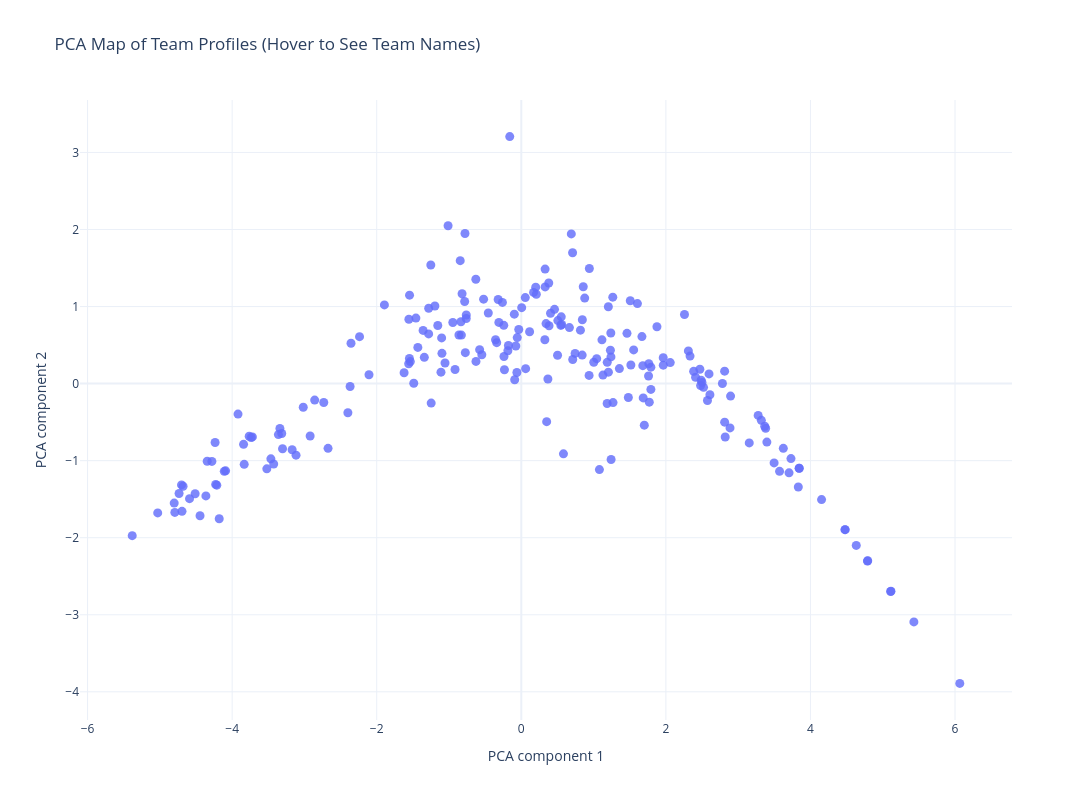

Notebook cell for this chart:
### Code cell
profile_features = [
    "matches",
    "avg_goals_for",
    "avg_goals_against",
    "avg_goal_diff",
    "avg_points",
    "win_rate",
    "draw_rate",
    "loss_rate",
]

profile_matrix = team_profile[profile_features].copy()

profile_scaler = StandardScaler()
profile_scaled = profile_scaler.fit_transform(profile_matrix)

pca = PCA(n_components=2, random_state=42)
team_profile_pca = pca.fit_transform(profile_scaled)

team_profile["pca_1"] = team_profile_pca[:, 0]
team_profile["pca_2"] = team_profile_pca[:, 1]

save_clean_static_scatter(
    team_profile,
    x_col="pca_1",
    y_col="pca_2",
    title="PCA Map of Team Profiles",
    x_label="PCA component 1",
    y_label="PCA component 2",
    png_path=EXTRA_FIGURES_DIR / "16_team_profile_pca_map_clean.png",
)

save_interactive_team_scatter(
    team_profile,
    x_col="pca_1",
    y_col="pca_2",
    title="PCA Map of Team Profiles (Hover to See Team Names)",
    x_label="PCA component 1",
    y_label="PCA component 2",
    html_path=INTERACTIVE_FIGURES_DIR / "16_team_profile_pca_map_interactive.html",
    extra_hover_cols=profile_features,
)

pca_summary = pd.DataFrame({
    "component": ["PC1", "PC2"],
    "explained_variance_ratio": pca.explained_variance_ratio_,
})

display(pca_summary)
pca_summary.to_csv(TABLES_DIR / "team_profile_pca_summary.csv", index=False)
print("Saved:", TABLES_DIR / "team_profile_pca_summary.csv")

### Figure 1 — Plotly figure (JSON) as saved in the notebook; plotly's stock layout.template omitted (floating-point values rounded to 4 significant figures; data arrays with more than 128 entries replaced by an {"elided": "..."} marker saying what was removed)
{"data": [{"customdata": {"elided": "216x8 float values"}, "hovertemplate": "<b>%{hovertext}</b><br><br>pca_1=%{x}<br>pca_2=%{y}<br>matches=%{customdata[0]}<br>avg_goals_for=%{customdata[1]}<br>avg_goals_against=%{customdata[2]}<br>avg_goal_diff=%{customdata[3]}<br>avg_points=%{customdata[4]}<br>win_rate=%{customdata[5]}<br>draw_rate=%{customdata[6]}<br>loss_rate=%{customdata[7]}<extra></extra>", "hovertext": {"elided": "216 str values"}, "legendgroup": "", "marker": {"color": "#636efa", "opacity": 0.82, "size": 9, "symbol": "circle"}, "mode": "markers", "name": "", "orientation": "v", "showlegend": false, "type": "scatter", "x": {"elided": "216 float values"}, "xaxis": "x", "y": {"elided": "216 float values"}, "yaxis": "y"}], "layout": {"height": 800, "legend": {"tracegroupgap": 0}, "title": {"text": "PCA Map of Team Profiles (Hover to See Team Names)"}, "width": 1100, "xaxis": {"anchor": "y", "domain": [0, 1], "title": {"text": "PCA component 1"}}, "yaxis": {"anchor": "x", "domain": [0, 1], "title": {"text": "PCA component 2"}}}}
